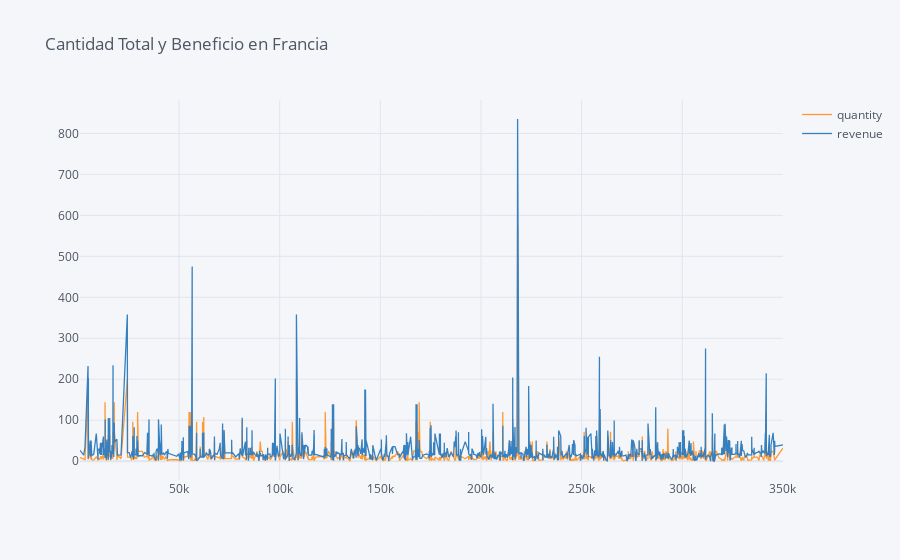

This figure's notebook cell:
### Code cell
data2.iplot(kind='line', title='Cantidad Total y Beneficio en Francia')

### Figure 1 — Plotly figure (JSON) as saved in the notebook; plotly's stock layout.template omitted (floating-point values rounded to 4 significant figures; data arrays with more than 128 entries replaced by an {"elided": "..."} marker saying what was removed)
{"data": [{"line": {"color": "rgba(255, 153, 51, 1.0)", "dash": "solid", "shape": "linear", "width": 1.3}, "mode": "lines", "name": "quantity", "text": "", "type": "scatter", "x": {"elided": "2454 int values"}, "y": {"elided": "2454 int values"}}, {"line": {"color": "rgba(55, 128, 191, 1.0)", "dash": "solid", "shape": "linear", "width": 1.3}, "mode": "lines", "name": "revenue", "text": "", "type": "scatter", "x": {"elided": "2454 int values"}, "y": {"elided": "2454 float values"}}], "layout": {"legend": {"bgcolor": "#F5F6F9", "font": {"color": "#4D5663"}}, "paper_bgcolor": "#F5F6F9", "plot_bgcolor": "#F5F6F9", "title": {"font": {"color": "#4D5663"}, "text": "Cantidad Total y Beneficio en Francia"}, "xaxis": {"gridcolor": "#E1E5ED", "showgrid": true, "tickfont": {"color": "#4D5663"}, "title": {"font": {"color": "#4D5663"}, "text": ""}, "zerolinecolor": "#E1E5ED"}, "yaxis": {"gridcolor": "#E1E5ED", "showgrid": true, "tickfont": {"color": "#4D5663"}, "title": {"font": {"color": "#4D5663"}, "text": ""}, "zerolinecolor": "#E1E5ED"}}}
